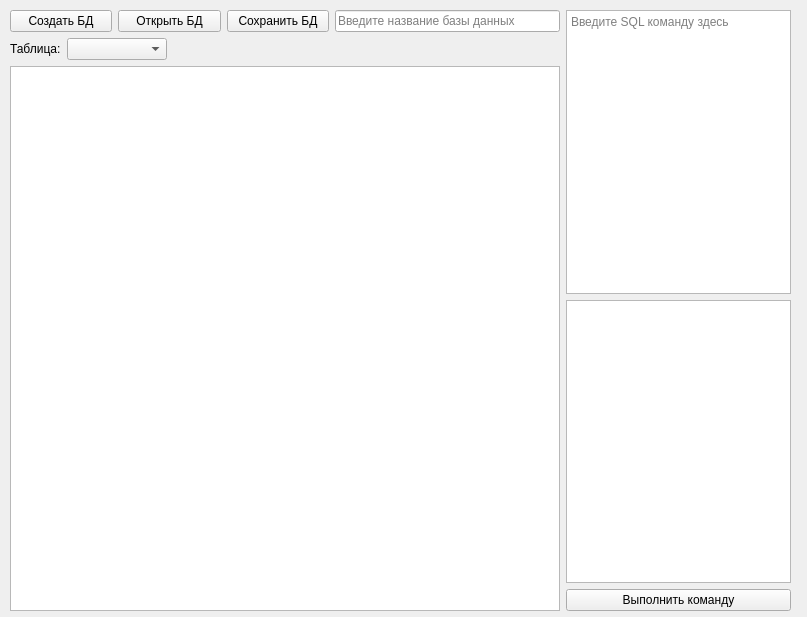
<?xml version="1.0" encoding="UTF-8"?>
<ui version="4.0">
 <class>MainWindow</class>
 <widget class="QMainWindow" name="MainWindow">
  <property name="geometry">
   <rect>
    <x>0</x>
    <y>0</y>
    <width>807</width>
    <height>617</height>
   </rect>
  </property>
  <property name="windowTitle">
   <string>SQLite Database Manager</string>
  </property>
  <widget class="QWidget" name="centralwidget">
   <widget class="QWidget" name="layoutWidget">
    <property name="geometry">
     <rect>
      <x>10</x>
      <y>10</y>
      <width>781</width>
      <height>601</height>
     </rect>
    </property>
    <layout class="QHBoxLayout" name="horizontalLayout_3">
     <item>
      <layout class="QVBoxLayout" name="verticalLayout_2">
       <item>
        <layout class="QHBoxLayout" name="horizontalLayout">
         <item>
          <widget class="QPushButton" name="btn_create_database">
           <property name="text">
            <string>Создать БД</string>
           </property>
          </widget>
         </item>
         <item>
          <widget class="QPushButton" name="btn_open_database">
           <property name="text">
            <string>Открыть БД</string>
           </property>
          </widget>
         </item>
         <item>
          <widget class="QPushButton" name="pushButton">
           <property name="text">
            <string>Сохранить БД</string>
           </property>
          </widget>
         </item>
         <item>
          <widget class="QLineEdit" name="lineEdit_database_name">
           <property name="enabled">
            <bool>true</bool>
           </property>
           <property name="maximumSize">
            <size>
             <width>225</width>
             <height>16777215</height>
            </size>
           </property>
           <property name="placeholderText">
            <string>Введите название базы данных</string>
           </property>
          </widget>
         </item>
        </layout>
       </item>
       <item>
        <layout class="QVBoxLayout" name="verticalLayout_3">
         <item>
          <layout class="QHBoxLayout" name="horizontalLayout_2">
           <item>
            <widget class="QLabel" name="lable_tabletext">
             <property name="text">
              <string>Таблица:</string>
             </property>
            </widget>
           </item>
           <item>
            <widget class="QComboBox" name="combobox_chose_window">
             <property name="sizePolicy">
              <sizepolicy hsizetype="Preferred" vsizetype="Fixed">
               <horstretch>0</horstretch>
               <verstretch>0</verstretch>
              </sizepolicy>
             </property>
             <property name="minimumSize">
              <size>
               <width>100</width>
               <height>0</height>
              </size>
             </property>
            </widget>
           </item>
           <item>
            <spacer name="horizontalSpacer">
             <property name="orientation">
              <enum>Qt::Horizontal</enum>
             </property>
             <property name="sizeHint" stdset="0">
              <size>
               <width>40</width>
               <height>20</height>
              </size>
             </property>
            </spacer>
           </item>
          </layout>
         </item>
         <item>
          <widget class="QTableView" name="tableView_database_content">
           <property name="sizePolicy">
            <sizepolicy hsizetype="Expanding" vsizetype="Expanding">
             <horstretch>0</horstretch>
             <verstretch>1</verstretch>
            </sizepolicy>
           </property>
           <property name="minimumSize">
            <size>
             <width>550</width>
             <height>0</height>
            </size>
           </property>
          </widget>
         </item>
        </layout>
       </item>
      </layout>
     </item>
     <item>
      <layout class="QVBoxLayout" name="verticalLayout">
       <item>
        <widget class="QTextEdit" name="textEdit_sql_query">
         <property name="placeholderText">
          <string>Введите SQL команду здесь</string>
         </property>
        </widget>
       </item>
       <item>
        <widget class="QTableView" name="tableView_query_result"/>
       </item>
       <item>
        <widget class="QPushButton" name="btn_execute_query">
         <property name="text">
          <string>Выполнить команду</string>
         </property>
        </widget>
       </item>
      </layout>
     </item>
    </layout>
   </widget>
  </widget>
  <action name="action">
   <property name="text">
    <string>Создать базу данных</string>
   </property>
  </action>
 </widget>
 <resources/>
 <connections/>
</ui>
